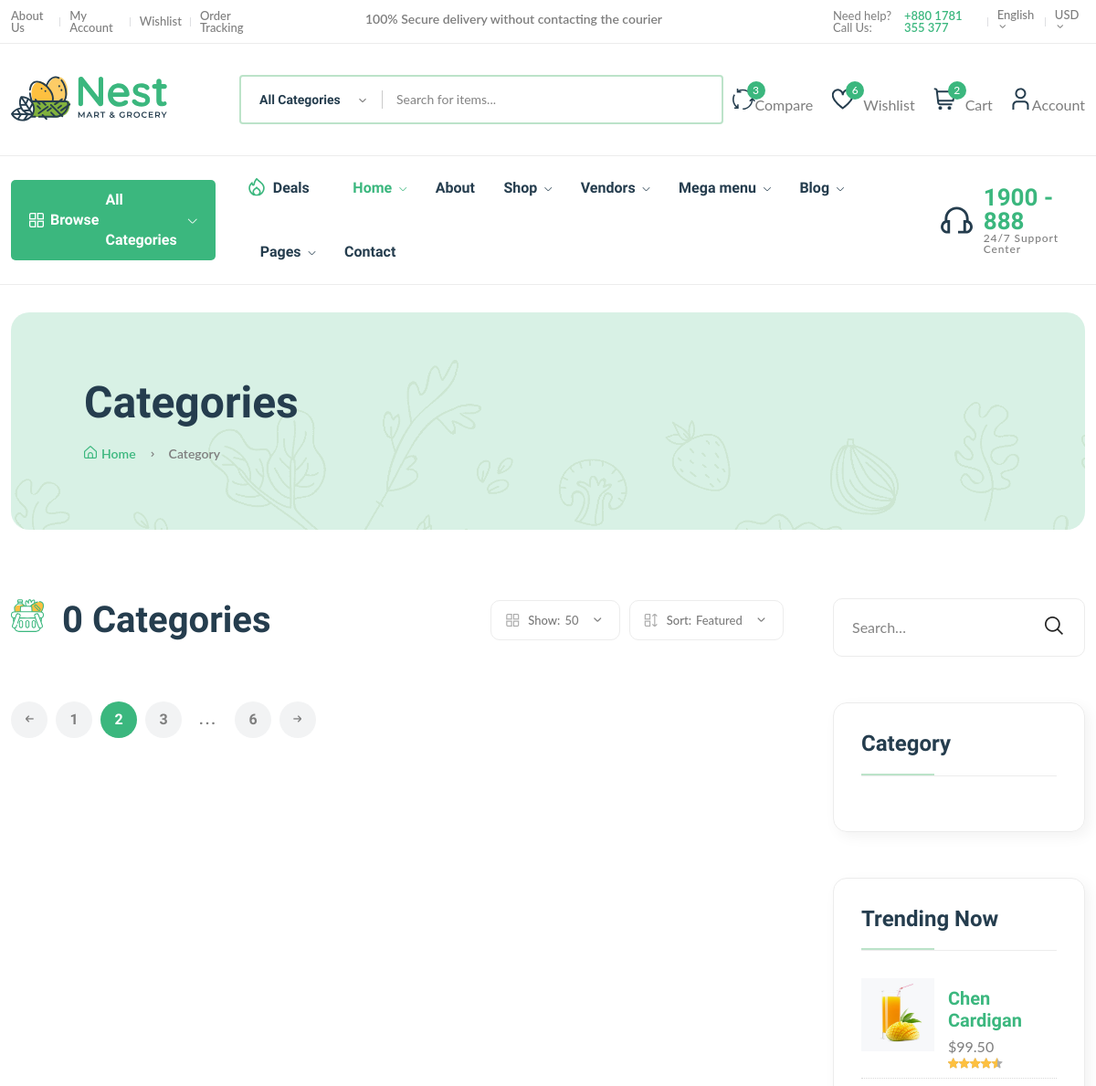
Before: /category (upper part) with the older database file.
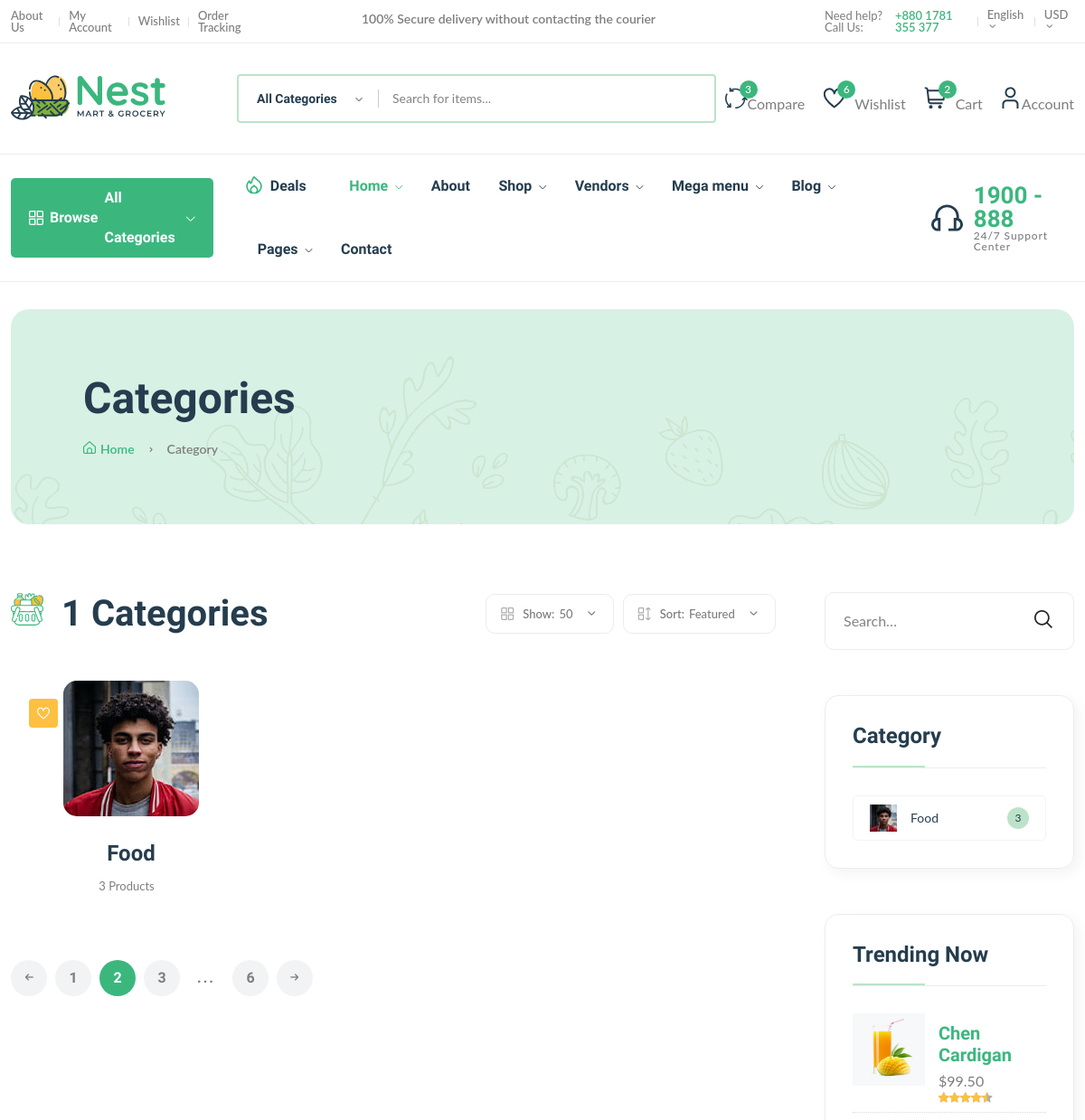
After: the same page with the newer database file.
### core/models.py (models this page shows, shortened)
class Category(models.Model):
    cid = ShortUUIDField(unique=True, length=10, max_length=20, prefix='cat', alphabet='abcdefghijklmnop1234567890')#catabc123d45e
    title = models.CharField(max_length=100)
    image = models.ImageField(upload_to='category')
    class Meta:
        verbose_name = 'Category'
        verbose_name_plural = 'Categories'

### core/views.py (the view)
# urls.py: path('category', category_list_view, name='category-list'),
def category_list_view(request):
    categories = Category.objects.all()
    context = {
        "categories":categories
    }
    return render(request, 'core/category-list.html', context)

### templates/core/category-list.html (shortened to what the changed rows need)
{% extends 'core/partial/base.html' %}
{% load static %}
{% block content %}
    <main class="main">
        <div class="page-header mt-30 mb-75">
            <div class="container">
                <div class="archive-header">
                    <div class="row align-items-center">
                        <div class="col-xl-3">
                            <h1 class="mb-15">Categories</h1>
                        </div>
                    </div>
                </div>
            </div>
        </div>
        <div class="page-content mb-50">
            <div class="container">
                <div class="row">
                    <div class="col-lg-9">
                        <div class="shop-product-fillter mb-50 pr-30">
                            <div class="totall-product">
                                <h2>
                                    <img class="w-36px mr-10" src="assets/imgs/theme/icons/category-1.svg" alt="" />
                                    {{categories.count}} Categories
                                </h2>
                            </div>
                        </div>
                        <div class="loop-grid pr-30">
                            <div class="row">
                                {% for category in categories %}
                                <article class="col-xl-4 col-lg-6 col-md-6 text-center hover-up mb-30 animated">
                                    <div class="post-thumb">
                                        <a href="{% url 'core:product-list-cat-wise' category.cid %}">
                                            <img class="border-radius-15" src="{{ category.image.url }}" alt="" />
                                        </a>
                                        <div class="entry-meta">
                                            <a class="entry-meta meta-2" href="blog-category-grid.html"><i class="fi-rs-heart"></i></a>
                                        </div>
                                    </div>
                                    <div class="entry-content-2">
                                        <h4 class="post-title mb-15">
                                            <a href="{% url 'core:product-list-cat-wise' category.cid %}">{{ category.title }}</a>
                                        </h4>
                                        <div class="entry-meta font-xs color-grey mt-10 pb-10">
                                            <div>
                                                <span class="hit-count mr-10">{{ category.category.count }} Product{{ category.category.count|pluralize }}</span>
                                            </div>
                                        </div>
                                    </div>
                                </article>
                                {% endfor %}
                            </div>
                        </div>
                    </div>
                    <div class="col-lg-3 primary-sidebar sticky-sidebar">
                        <div class="widget-area">
                            <div class="sidebar-widget widget-category-2 mb-50">
                                <ul>
                                    {% for category in categories %}
                                    <li>
                                        <a href="{% url 'core:product-list-cat-wise' category.cid %}"> <img src="{{ category.image.url }}" alt="" />{{ category.title }}</a><span class="count">{{ category.category.count }}</span>
                                    </li>
                                    {% endfor %}
                                </ul>
                            </div>
                        </div>
                    </div>
                </div>
            </div>
        </div>
    </main>
{% endblock content %}

Changed rows visible on the page:
added Category: image (picture), title "Food", category.count "3"
Other visible differences:
{{ categories.count }}: "0" → "1"
